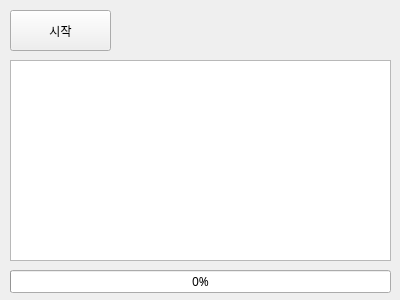
<?xml version="1.0" encoding="UTF-8"?>
<ui version="4.0">
 <class>Form</class>
 <widget class="QWidget" name="Form">
  <property name="geometry">
   <rect>
    <x>0</x>
    <y>0</y>
    <width>400</width>
    <height>300</height>
   </rect>
  </property>
  <property name="maximumSize">
   <size>
    <width>400</width>
    <height>300</height>
   </size>
  </property>
  <property name="font">
   <font>
    <family>맑은 고딕</family>
   </font>
  </property>
  <property name="windowTitle">
   <string>Form</string>
  </property>
  <widget class="QPushButton" name="btnStart">
   <property name="geometry">
    <rect>
     <x>10</x>
     <y>10</y>
     <width>101</width>
     <height>41</height>
    </rect>
   </property>
   <property name="text">
    <string>시작</string>
   </property>
  </widget>
  <widget class="QTextBrowser" name="txbLog">
   <property name="geometry">
    <rect>
     <x>10</x>
     <y>60</y>
     <width>381</width>
     <height>201</height>
    </rect>
   </property>
  </widget>
  <widget class="QProgressBar" name="pgbTask">
   <property name="geometry">
    <rect>
     <x>10</x>
     <y>270</y>
     <width>381</width>
     <height>23</height>
    </rect>
   </property>
   <property name="value">
    <number>0</number>
   </property>
  </widget>
 </widget>
 <resources/>
 <connections/>
</ui>
